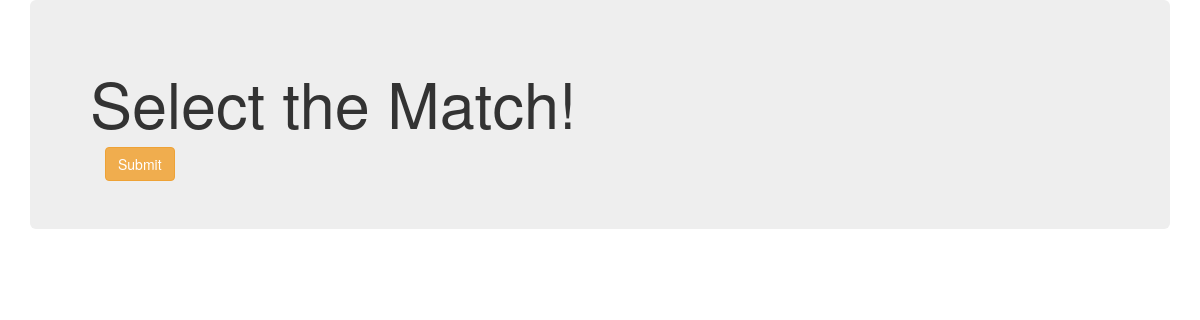
/edit_selection/, run on an earlier commit of the app's database.
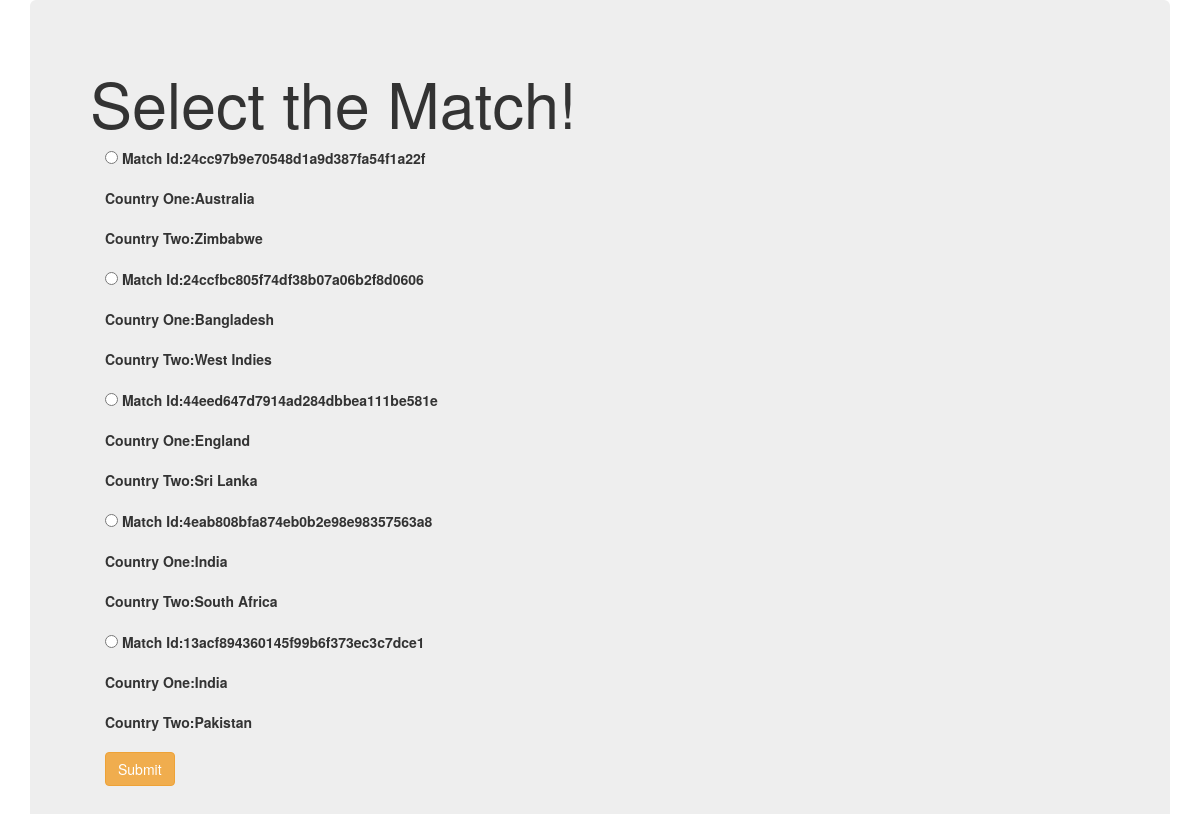
And on a later commit of the database.
### Yorking/models.py (models this page shows)
class match_user(models.Model):
    match_id=models.CharField(primary_key=True,default=uuid_hex,max_length=100,editable=False)
    country1=models.CharField(max_length=200)
    country2=models.CharField(max_length=200)
    status=models.CharField(max_length=200,default='Not occured')

### Yorking/views.py (the view)
# urls.py: path('edit_selection/',views.edit_selection,name='edit'),
def edit_selection(request):
    match_user_obj=match_user.objects.filter(status__exact='Not occured')
    return render(request,'Yorking/edit_selection.html',{'matchcountries':match_user_obj})

### templates/Yorking/edit_selection.html (shortened to what this page needs)
<!DOCTYPE html>
{% load static %}
<html lang="en" dir="ltr">
  <head>
    <link rel="stylesheet" href="https://maxcdn.bootstrapcdn.com/bootstrap/3.3.7/css/bootstrap.min.css">
  </head>
  <body>
    <div class="container">
      <div class="jumbotron">
        <h1>Select the Match!</h1>
        <div class="container">
          <form action="{% url 'Yorking:playerperfomance' %}" method="POST">
            {% for i in matchcountries %}
            <div class="form-group">
              <input type="radio" name="matchid" value={{i.match_id}}>
              <label for="player">Match Id:{{i.match_id}}</label><p></p>
              <label for="player">Country One:{{i.country1}}</label><p></p>
              <label for="player">Country Two:{{i.country2}}</label><p></p>
            </div>
            {% endfor %}
            <button type="submit" name='submit' class="btn btn-warning margin-bottom button">Submit</button>
          </form>
        </div>
      </div>
    </div>
  </body>
</html>

What changed in the data, as far as the page shows it:
added match_user: match_id "24cc97b9e70548d1a9d387fa54f1a22f", country1 "Australia", country2 "Zimbabwe"
added match_user: match_id "24ccfbc805f74df38b07a06b2f8d0606", country1 "Bangladesh", country2 "West Indies"
added match_user: match_id "44eed647d7914ad284dbbea111be581e", country1 "England", country2 "Sri Lanka"
added match_user: match_id "4eab808bfa874eb0b2e98e98357563a8", country1 "India", country2 "South Africa"
added match_user: match_id "13acf894360145f99b6f373ec3c7dce1", country1 "India", country2 "Pakistan"
